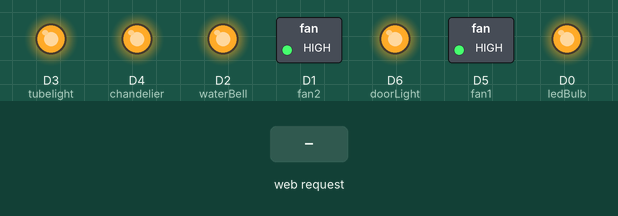
This sketch was run on a simulated ESP8266 (NodeMCU). Parts: switched loads named in the sketch (green lamp = pin HIGH), output pins drawn as LEDs (lit = HIGH). Inputs (shaded band) come from the test bench. WiFi joins after 1.5 s; servers stay silent unless stated; what the sketch prints to the serial monitor is not drawn.

Above: at 2.7 s.
2.8 s: HTTP request GET /fan1 received
At 3.6 s:
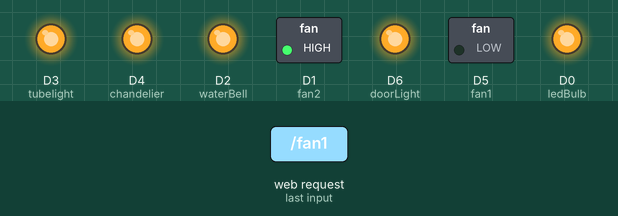
4.3 s: HTTP request GET /fan2 received
At 5.0 s:
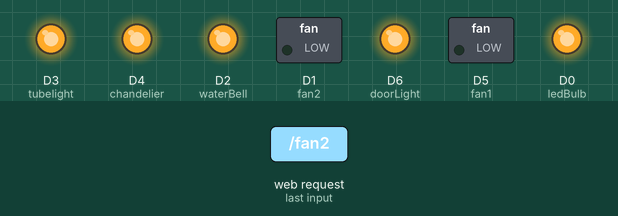
5.8 s: HTTP request GET /tubelight received
At 6.3 s:
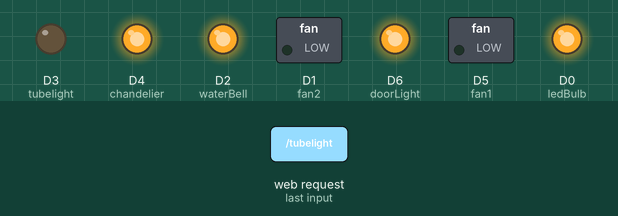
7.3 s: HTTP request GET /ledBulb received
At 7.7 s:
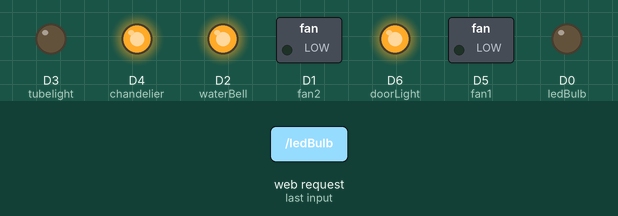
8.8 s: HTTP request GET /watertank received
At 10.0 s:
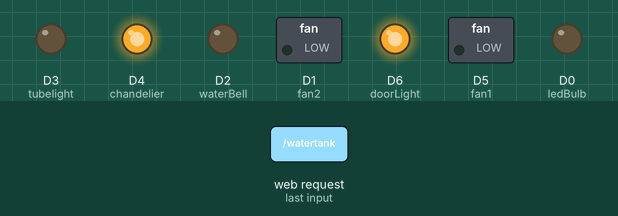
10.3 s: HTTP request GET /doorLight received
At 11.6 s:
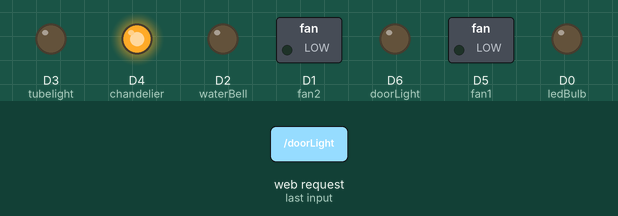
Timing chart, 0 to 12.8 s (numbered marks = the images above; inputs shaded):
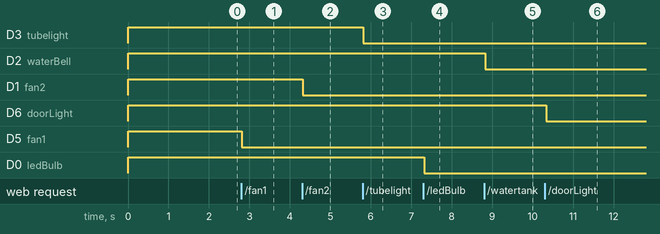

Measured:
- after the input at 2.8 s, D5 (fan1): HIGH → LOW at once
- after the input at 4.3 s, D1 (fan2): HIGH → LOW at once
- after the input at 5.8 s, D3 (tubelight): HIGH → LOW at once
- after the input at 7.3 s, D0 (ledBulb): HIGH → LOW at once
- after the input at 8.8 s, D2 (waterBell): HIGH → LOW at once
- after the input at 10.3 s, D6 (doorLight): HIGH → LOW at once

The sketch:

esp8266_homeautomation.ino
```cpp
#include <ArduinoJson.h>
#include <ESP8266WiFi.h>
#include <ESP8266WebServer.h>
//#include <FS.h>/

ESP8266WebServer server;
char* ssid = "";
char* password = "";

int turnOffAfter = 0;         // time duration in seconds
unsigned long timestamp = 0;  // time at which on duration is set

//////////////////////////
uint8_t fan1        = D5;
uint8_t fan2        = D1;
uint8_t tubelight   = D3;
uint8_t ledBulb     = D0;
uint8_t waterBell   = D2;
uint8_t doorLight   = D6;
uint8_t chandelier  = D4;
///////////////////////////

void setup() {

  // All pins initially LOW
  ////////////////////////////
  digitalWrite(D0, HIGH);
  digitalWrite(D1, HIGH);
  digitalWrite(D2, HIGH);
  digitalWrite(D3, HIGH);
  digitalWrite(D4, HIGH);
  digitalWrite(D5, HIGH);
  digitalWrite(D6, HIGH);
  ////////////////////////////

  pinMode(fan1, OUTPUT);
  pinMode(fan2, OUTPUT);
  pinMode(tubelight, OUTPUT);
  pinMode(ledBulb, OUTPUT);
  pinMode(waterBell, OUTPUT);
  pinMode(doorLight, OUTPUT);
  pinMode(chandelier, OUTPUT);
//  pinMode(socket, OUTPUT);/

  WiFi.mode(WIFI_STA);        // setting to station mode only,
  WiFi.begin(ssid, password);
  Serial.begin(115200);
  while (WiFi.status() != WL_CONNECTED)
  {
    Serial.print(".");
    delay(500);
  }
  Serial.println("");
  Serial.print("IP Address: ");
  Serial.println(WiFi.localIP());

  server.on("/", homepage);
  server.on("/fan1", toggle_fan1);
  server.on("/fan2", toggle_fan2);
  server.on("/tubelight", toggle_tubelight);
  server.on("/ledBulb", toggle_ledBulb);
  server.on("/watertank", toggle_watertank);
  server.on("/doorLight", toggle_doorLight);
  server.on("/chandelier", toggle_chandelier);
//  server.on("/socket", to/ggle_socket);

  server.on("/offall",off_all);

//  server.on("/fan.png", fan_image);
//  server.on("/tubelight.png", tubelight_image);
//  server.on("/lamp.png", lamp_image);
//  server.on("/socket.png", socket_image);
//  server.on("/watertank.png", watertank_image);
//  server.on("/chandelier.png", chandelier_image);
//  server.on("/door.png", door_image);

  server.begin();

///  SPIFFS.begin();
}

void loop() {
  server.handleClient();
  Serial.print("IP Address: ");
  Serial.println(WiFi.localIP());
  delay(100);
}


/////////////////////////////////////////////////////////
//      SPIFFS
/////////////////////////////////////////////////////////
//void homepage()
//{
//  File file = SPIFFS.open("/index.html.gz", "r");
//  size_t sent = server.streamFile(file, "text/html");
//}
//
//void fan_image()
//{
//  File file = SPIFFS.open("/fan.png", "r");
//  size_t sent = server.streamFile(file, "image/jpeg");
//}
//
//void tubelight_image () {
//  File file = SPIFFS.open("/tubelight.png", "r");
//  size_t sent = server.streamFile(file, "image/jpeg");
//}
//
//void lamp_image () {
//  File file = SPIFFS.open("/lamp.png", "r");
//  size_t sent = server.streamFile(file, "image/jpeg");
//}
//
//void socket_image () {
//  File file = SPIFFS.open("/socket.png", "r");
//  size_t sent = server.streamFile(file, "image/jpeg");
//}
//
//void watertank_image () {
//  File file = SPIFFS.open("/watertank.png", "r");
//  size_t sent = server.streamFile(file, "image/jpeg");
//}
//
//void chandelier_image () {
//  File file = SPIFFS.open("/chandelier.png", "r");
//  size_t sent = server.streamFile(file, "image/jpeg");
//}
//
//void door_image () {
//  File file = SPIFFS.open("/door.png", "r");
//  size_t sent = server.streamFile(file, "image/jpeg");
//}
///////////////////////////////////////////////////////////

void homepage(){
 server.send(200, "text/plain", "Running\n");
}

void toggle_fan1() {
  digitalWrite(fan1, !digitalRead(fan1));
  server.send(204);
}

void toggle_fan2() {
  digitalWrite(fan2, !digitalRead(fan2));
  server.send(204);
}

void toggle_tubelight() {
  digitalWrite(tubelight, !digitalRead(tubelight));
  server.send(204);
}

void toggle_ledBulb() {
  digitalWrite(ledBulb, !digitalRead(ledBulb));
  server.send(204);
}

void toggle_watertank() {
  digitalWrite(waterBell, !digitalRead(waterBell));
  server.send(204);
}

void toggle_doorLight() {
  digitalWrite(doorLight, !digitalRead(doorLight));
  server.send(204);
}

void toggle_chandelier() {
  digitalWrite(chandelier, !digitalRead(chandelier));
  server.send(204);
}

//void toggle_socket() {
//  digitalWrite(socket, !digitalRead(socket));
//  server.send(204);
//}

void off_all(){
  digitalWrite(fan1, HIGH);
  delay(100);
  digitalWrite(fan2, HIGH);
  delay(100);
//  digitalWrite(socket, HIGH);/
//  delay(100);/
  digitalWrite(chandelier, HIGH);
  delay(100);
  digitalWrite(waterBell, HIGH);
  delay(100);
  digitalWrite(ledBulb, HIGH);
  delay(100);
  digitalWrite(tubelight, HIGH);
  delay(100);
  digitalWrite(doorLight, HIGH);
}
```
